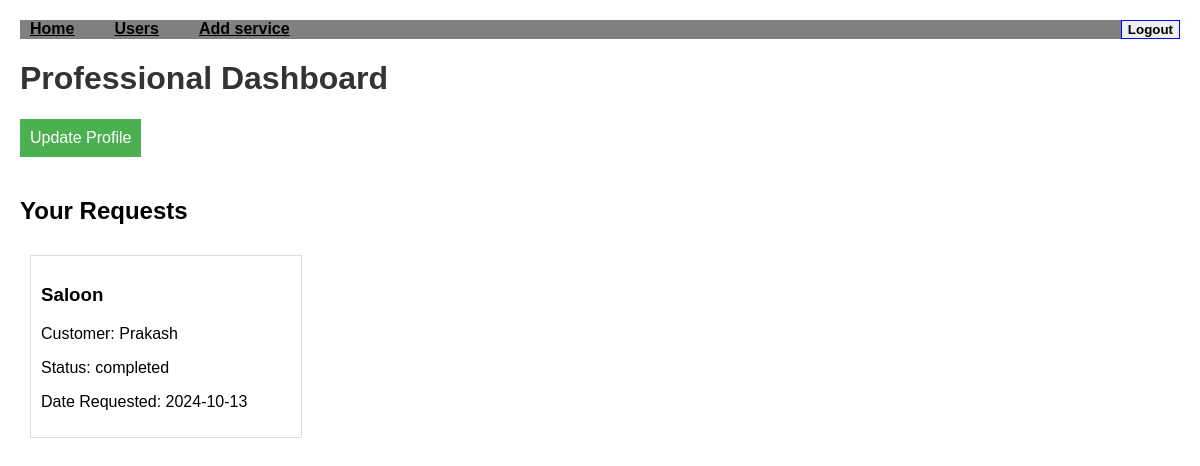
The page /professional/dashboard (signed in) on the database as committed earlier.
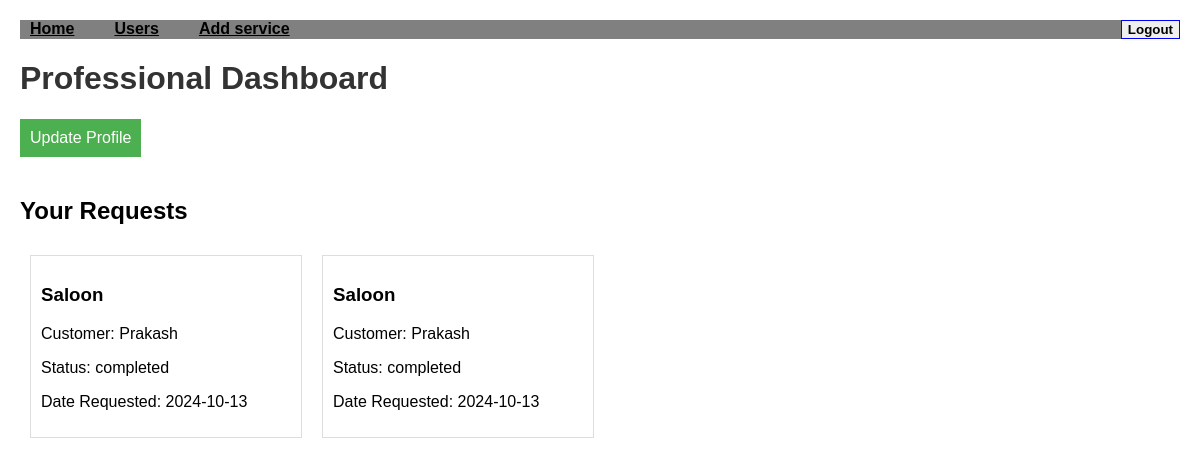
The same page on the database as committed later.
### application/database.py (models this page shows)
class Requests(db.Model):
    request_id = db.Column(db.Integer, primary_key=True)
    cust_id = db.Column(db.Integer, db.ForeignKey('customers.cust_id'), nullable=False)
    service_id = db.Column(db.Integer, db.ForeignKey('services.service_id'), nullable=False)
    requested_time= db.Column(db.DateTime, default=datetime.datetime.now)
    proff_id = db.Column(db.Integer, db.ForeignKey('professional.proff_id'), default=None)
    status= db.Column(db.String(150), nullable=False)

class Services(db.Model):
    service_id = db.Column(db.Integer, primary_key=True)
    name = db.Column(db.String(150), nullable=False)
    desc = db.Column(db.String(500), nullable=False)
    min_price = db.Column(db.Integer, nullable=False)
    min_time_req = db.Column(db.String(200), nullable=False)
    requests = db.relationship('Requests', backref='services')

class User(db.Model):
    user_id = db.Column(db.Integer, primary_key=True)
    name = db.Column(db.String(150), nullable=False)
    username = db.Column(db.String(150), nullable=False, unique=True)
    password = db.Column(db.String(200), nullable=False)
    role = db.Column(db.String(200), nullable=False)
    is_active = db.Column(db.Boolean, default=False)
    professional = db.relationship('Professional', backref='user', uselist=False)
    customer = db.relationship('Customers', backref='user', uselist=False)

### app.py (the view)
@app.route('/professional/dashboard')
def professional_dashboard():
    if 'user_id' not in session or session['role'] != 'Professional':
        return redirect(url_for('login'))
    professional = Professional.query.filter_by(user_id=session['user_id']).first()
    requests = Requests.query.filter_by(proff_id=professional.proff_id).all()
    return render_template('professional_dashboard.html', requests=requests)

### templates/professional_dashboard.html (shortened to what this page needs)
<!DOCTYPE html>
<html lang="en">
<head>
</head>
<body style="font-family: Arial, sans-serif; margin: 0; padding: 20px;">
    <nav style="width: 100%; background-color:gray">
        <div style="display: flex; justify-content: space-between;">
            <ul style="list-style: none; display: flex; margin: 0; padding: 0;">
                <li style="margin-right: 20px;">
                    <a href="/admin" style=" color: #000; padding: 5px 10px; font-weight: bold;">Home</a>
                </li>
                <li style="margin-right: 20px;">
                    <a href="/admin-users" style=" color: #000; padding: 5px 10px; font-weight: bold;">Users</a>
                </li>
                <li style="margin-right: 20px;">
                    <a href="/admin-add-service" style=" color: #000; padding: 5px 10px; font-weight: bold;">Add service</a>
                </li>
            </ul>
            <form action="/logout" method="POST">
                <button type="submit" style="border:1px blue solid; cursor: pointer; font-weight: bold;">Logout</button>
            </form>
        </div>
    </nav>
    <h1 style="color: #333;">Professional Dashboard</h1>
    <a href="{{ url_for('professional_profile') }}" style="display: inline-block; margin-bottom: 20px; padding: 10px; background-color: #4CAF50; color: white; text-decoration: none;">Update Profile</a>
    <h2>Your Requests</h2>
    <div style="display: flex; flex-wrap: wrap;">
        {% for request in requests %}
        <div style="border: 1px solid #ddd; padding: 10px; margin: 10px; width: 250px;">
            <h3>{{ request.services.name }}</h3>
            <p>Customer: {{ request.customers.user.name }}</p>
            <p>Status: {{ request.status }}</p>
            <p>Date Requested: {{ request.requested_time.strftime('%Y-%m-%d') }}</p>
        </div>
        {% endfor %}
    </div>
</body>
</html>

Rows that differ between the two databases and show on the page:
added Requests: services.name "Saloon", customers.user.name "Prakash", status "completed", requested_time "2024-10-13"
